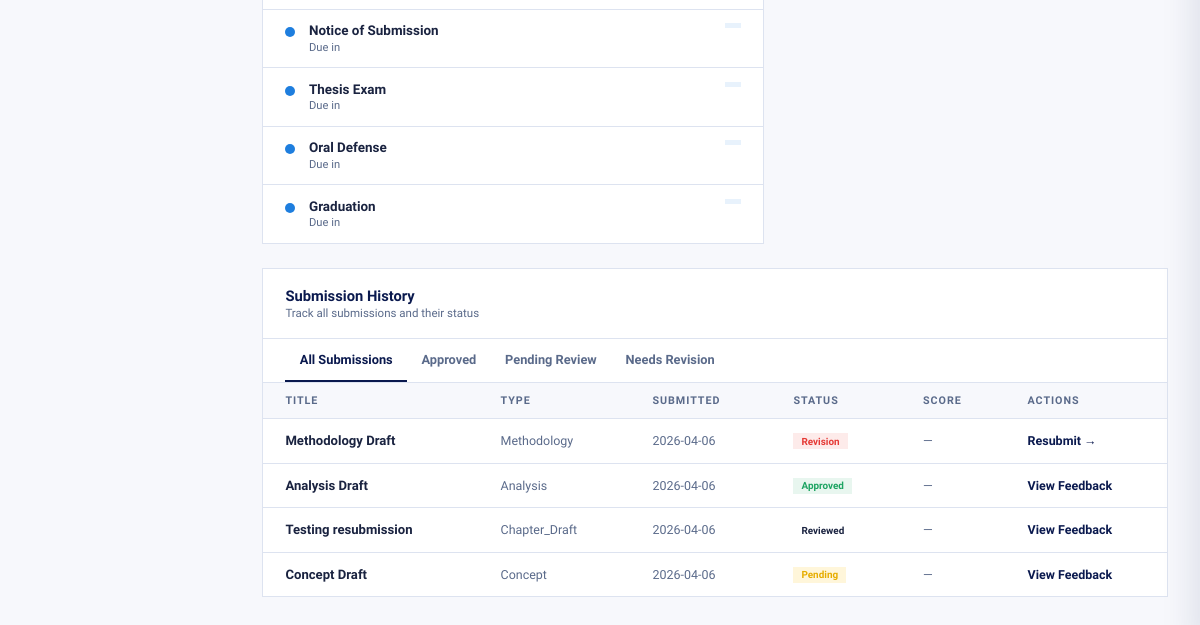
Page /students/dashboard/ (signed in, lower part) on the earlier database version.
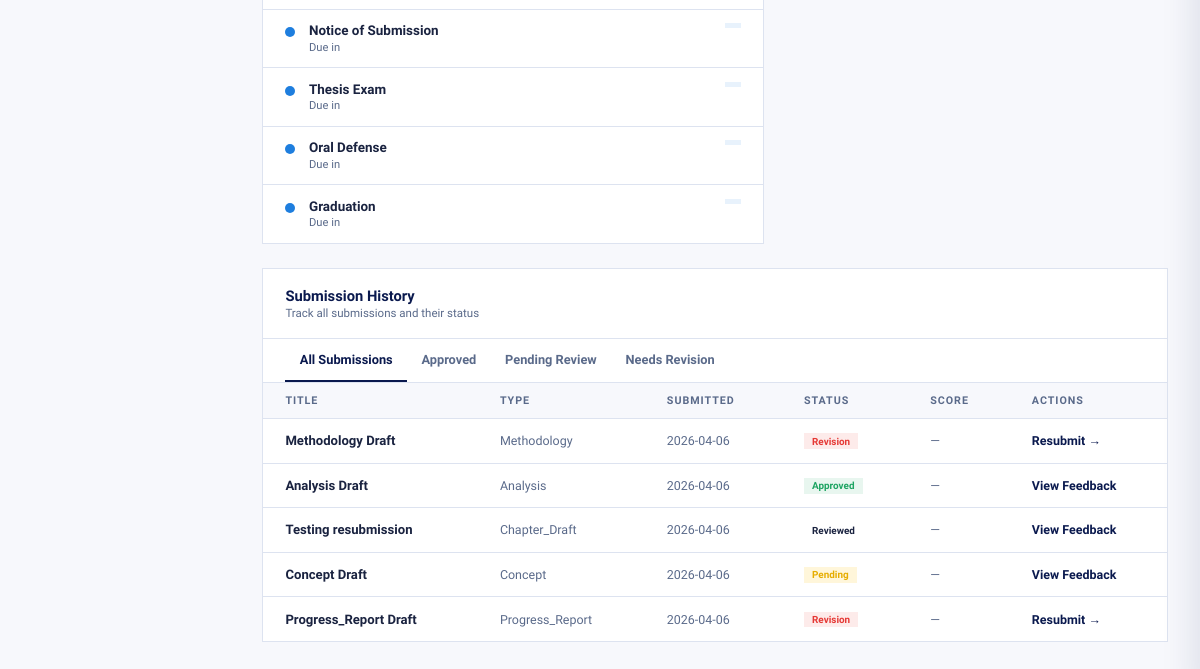
Same page on the later database version.
### pipeline/models.py (models this page shows, shortened)
class Milestone(models.Model):
    student = models.ForeignKey(Student, on_delete=models.CASCADE)
    title = models.CharField(max_length=255)
    description = models.TextField(null=True, blank=True)
    status = models.CharField(max_length=20, choices=[
        ('done', 'Done'),
        ('in_progress', 'In Progress'),
        ('upcoming', 'Upcoming'),
    ])
    date = models.DateField(null=True, blank=True)  # ✅ ADD THIS

### assessments/models.py (models this page shows, shortened)
class Submission(models.Model):
    TYPE_CHOICES = [
        ('concept_note', 'Concept Note'),
        ('proposal_draft', 'Proposal Draft'),
        ('proposal_final', 'Proposal Final'),
        ('chapter_draft', 'Chapter Draft'),
        ('chapter_revision', 'Chapter Revision'),
        ('full_thesis_draft', 'Full Thesis Draft'),
        ('final_thesis_submission', 'Final Thesis Submission'),
        ('presentation_slides', 'Presentation Slides'),
        ('research_paper', 'Research Paper'),
        ('progress_report', 'Progress Report'),
        ('dataset_appendices', 'Dataset / Appendices'),
    ]
    CHAPTER_CHOICES = [
        ('chapter_1', 'Chapter 1: Introduction'),
        ('chapter_2', 'Chapter 2: Literature Review'),
        ('chapter_3', 'Chapter 3: Methodology'),
        ('chapter_4', 'Chapter 4: Data Analysis'),
        ('chapter_5', 'Chapter 5: Discussion'),
        ('chapter_6', 'Chapter 6: Conclusion & Recommendations'),
        ('all_chapters', 'All Chapters'),
        ('proposal_document', 'Proposal Document'),
        ('not_applicable', 'Not Applicable'),
    ]
    STATUS_CHOICES = [
        ('submitted', 'Submitted'),
        ('reviewed', 'Reviewed'),
        ('approved', 'Approved'),
        ('pending', 'Pending'),
        ('revision', 'Needs Revision'),
    ]
    student = models.ForeignKey(Student, on_delete=models.CASCADE)
    title = models.CharField(max_length=255)
    type = models.CharField(max_length=50, choices=TYPE_CHOICES, default='chapter_draft')
    chapter = models.CharField(max_length=50, choices=CHAPTER_CHOICES, default='not_applicable', blank=True, null=True)
    file = models.FileField(upload_to='submissions/')
    submitted_at = models.DateTimeField(auto_now_add=True)
    status = models.CharField(max_length=20, choices=STATUS_CHOICES, default='submitted')
    notes = models.TextField(blank=True, null=True)
    stage = models.CharField(max_length=50, choices=PipelineStage.choices, default="concept_note")

### students/views.py (the view)
# urls.py: path('dashboard/', student_dashboard, name='student_dashboard'),
@login_required
def student_dashboard(request):
    student = get_object_or_404(Student, user=request.user)
    submissions = Submission.objects.filter(student=student)
    feedbacks = Feedback.objects.filter(
        submission__student=student
    ).select_related('submission')
    profile_form = StudentProfileForm(instance=student)
    if request.method == 'POST' and request.POST.get('profile_update'):
        profile_form = StudentProfileForm(request.POST, instance=student)
        if profile_form.is_valid():
            profile_form.save()
            messages.success(request, 'Profile updated successfully.')
            return redirect('student_dashboard')
    milestones = Milestone.objects.filter(student=student)
    notifications = Notification.objects.filter(user=request.user).order_by('-created_at')[:5]
    progress = StudentProgress.objects.filter(student=student).first()
    scores = {
        "Literature Review": feedbacks.filter(submission__type="literature").aggregate(avg=Avg("score"))["avg"] or 0,
        "Methodology": feedbacks.filter(submission__type="methodology").aggregate(avg=Avg("score"))["avg"] or 0,
        "Data Analysis": feedbacks.filter(submission__type="analysis").aggregate(avg=Avg("score"))["avg"] or 0,
        "Writing Quality": feedbacks.filter(submission__type="writing").aggregate(avg=Avg("score"))["avg"] or 0,
    }
    scores_labels = json.dumps(list(scores.keys()))
    scores_values = json.dumps([round(v, 1) for v in scores.values()])
    today = timezone.now().date()
    months = []
    progress_values = []
    total = milestones.count()
    completed = milestones.filter(status="done").count()
    in_progress = milestones.filter(status="in_progress").count()
    upcoming = milestones.filter(status="upcoming").count()
    progress_percent = int((completed / total) * 100) if total else 0
    for i in range(5, -1, -1):
        month_date = today - timedelta(days=30 * i)
        months.append(month_date.strftime("%b"))
        factor = (6 - i) / 6
        progress_values.append(int(progress_percent * factor))
    months_json = json.dumps(months)
    progress_values_json = json.dumps(progress_values)
    pipeline_order = [
        "Concept Note",
        "Proposal Seminar",
        "Ethics/NACOSTI",
        "Data & Analysis",
        "Notice of Submission",
        "Thesis Exam",
        "Oral Defense",
        "Graduation",
    ]
    milestone_dict = {m.title: m for m in milestones}
    pipeline_steps = []
    has_active = False
    for stage in pipeline_order:
        milestone = milestone_dict.get(stage)
        if milestone:
            if milestone.status == "done":
                status = "done"
            elif milestone.status in ["in_progress", "ongoing"] and not has_active:
                status = "active"
                has_active = True
            else:
                status = "pending"
        else:
            status = "pending"
        pipeline_steps.append({"title": stage, "status": status})
    if not has_active:
        for step in pipeline_steps:
            if step["status"] == "pending":
                step["status"] = "active"
                break
    active_step = next((s for s in pipeline_steps if s["status"] == "active"), None)
    active_index = pipeline_steps.index(active_step) + 1 if active_step else 0
    tasks_due_this_week = milestones.filter(status='upcoming').count()
    total_milestones = milestones.count()
    completed_milestones = milestones.filter(status='done').count()
    remaining_milestones = total_milestones - completed_milestones
    new_feedback = feedbacks.filter(is_read=False).count()
    current_gpa = round(sum([f.score for f in feedbacks if f.score]) / len([f for f in feedbacks if f.score]), 2) if feedbacks.exists() and any(f.score for f in feedbacks) else 0.0
    avg_score = round(current_gpa * 20, 1) if current_gpa > 0 else 0  # Convert GPA to percentage
    supervisor_rating = min(5.0, round(current_gpa / 20 * 5, 1)) if current_gpa > 0 else 0
    review_count = feedbacks.count()
    finance = get_finance_clearance(student)
    if student.supervisor:
        supervisor_name = student.supervisor.get_full_name() or student.supervisor.username
        supervisor_email = student.supervisor.email
    else:
        supervisor_name = "Assigned Supervisor"
        supervisor_email = "noreply@university.edu"
    initials = "".join([part[0] for part in supervisor_name.split()][:2]).upper()
    supervisor = {
        "name": supervisor_name,
        "email": supervisor_email,
        "initials": initials,
        "role": "Research Supervisor",
        "department": "Computer Science"
    }
    offset = 213.6 * (1 - progress_percent / 100)
    feedback_items = []
    for f in feedbacks.select_related('submission').order_by('-created_at'):
        if f.score is not None:
            if f.score >= 80:
                status = "approved"
            elif f.score >= 50:
                status = "revision"
            else:
                status = "revision"
        else:
            status = "pending"
        feedback_items.append({
            "title": f.submission.title,
            "chapter": f.submission.chapter,
            "message": f.comment,
            "score": f.score,
            "status": status,
            "date": f.created_at,
            "is_read": f.is_read,
        })
    current_stage_title = active_step["title"] if active_step else "Not started"
    current_stage_number = active_index
    stage_submissions = submissions.filter(type=current_stage_title).count()
    revision_count = submissions.filter(
        type=current_stage_title,
        status="revision"
    ).count()
    completed_steps = len([s for s in pipeline_steps if s["status"] == "done"])
    current_steps = len([s for s in pipeline_steps if s["status"] == "active"])
    pending_steps = len([s for s in pipeline_steps if s["status"] == "pending"])
    bookings = student.bookings.all().order_by('date')
    context = {
        "student": student,
        "submissions": submissions,
        "feedbacks": feedbacks,
        'milestones': milestones.order_by('date'),
        "notifications": notifications,
        "progress": progress,
        "pending_tasks": tasks_due_this_week,
        "completed_milestones": completed_milestones,
        "total_milestones": total_milestones,
        "new_feedback": new_feedback,
        "pipeline_steps": pipeline_steps,
        "active_step": active_step,
        "active_index": active_index,
        "months": months_json,
        "progress_values": progress_values_json,
        "scores_labels": scores_labels,
        "scores_values": scores_values,
        "finance": finance,
        "supervisor": supervisor,
        "in_progress_milestones": in_progress,
        "upcoming_milestones": upcoming,
        "current_stage": progress.current_stage if progress else None,
        "context_feedbacks": feedback_items,
        "unread_feedback_count": feedbacks.filter(is_read=False).count(),
        "current_stage_title": current_stage_title,
        "current_stage_number": current_stage_number,
        "total_stages": len(pipeline_steps),
        "stage_submissions": stage_submissions,
        "revision_count": revision_count,
        "completed_steps": completed_steps,
        "current_steps": current_steps,
        "pending_steps": pending_steps,
        "bookings": bookings,
        "submission_form": SubmissionForm(),
        "presentation_booking_form": PresentationBookingForm(),
        "student_profile_form": profile_form,
    }
    context["circle_offset"] = round(offset, 1)
    context["in_progress_percent"] = int((in_progress / total) * 100) if total else 0
    context["upcoming_percent"] = int((upcoming / total) * 100) if total else 0
    context["remaining_milestones"] = remaining_milestones
    context["in_progress_text"] = f"{in_progress} in progress"
    context["current_gpa"] = current_gpa
    context["avg_score"] = avg_score
    context["supervisor_rating"] = supervisor_rating
    context["review_count"] = review_count
    return render(request, "students/student.html", context)

### erp_integration/services.py (called while the page is built)
def get_finance_clearance(student):
    record = FinanceRecord.objects.filter(student=student).first()
    if not record:
        return {
            "status": "pending",
            "reference": None,
            "comments": "No finance record found.",
        }
    return {
        "status": record.status,
        "reference": record.reference,
        "comments": record.comments,
    }

### templates/students/student.html (shortened to what the changed rows need)
{% load static %}
<!DOCTYPE html>
<html lang="en">
<head>
</head>
<body>
<main>
  <div class="content">
    <div class="page active" id="page-dashboard">
      <div class="two-col">
    <div class="card">
        {% for milestone in milestones %}
        <div class="task-item">
            <div class="task-dot td-{% if milestone.status == 'done' %}done{% elif milestone.priority == 'high' %}high{% elif milestone.priority == 'medium' %}med{% else %}low{% endif %}"></div>
            <div class="task-body">
                <div class="task-title {% if milestone.status == 'done' %}struck{% endif %}">{{ milestone.title }}</div>
                <div class="task-meta">
                    {% if milestone.status == 'done' %}
                        Completed {{ milestone.completed_at|timesince }} ago
                    {% else %}
                        Due in {{ milestone.due_date|timeuntil }}
                    {% endif %}
                </div>
            </div>
            <span class="pill pill-{% if milestone.status == 'done' %}done{% elif milestone.priority == 'high' %}high{% elif milestone.priority == 'medium' %}med{% else %}low{% endif %}">
            </span>
        </div>
        {% empty %}
        <div class="task-item">
            <div class="task-body"><div class="task-title">No upcoming tasks</div></div>
        </div>
        {% endfor %}
    </div>
</div>
      <div class="card" style="margin-bottom:1.5rem">
    <div id="st-all" class="tab-pane active">
        <div class="tbl-wrap">
            <table>
                <thead>
                    <tr>
                        <th>Title</th>
                        <th>Type</th>
                        <th>Submitted</th>
                        <th>Status</th>
                        <th>Score</th>
                        <th>Actions</th>
                    </tr>
                </thead>
                <tbody>
                    {% for sub in submissions %}
                    <tr>
                        <td class="td-title">{{ sub.title }}</td>
                        <td class="td-muted">{{ sub.type|title }}</td>
                        <td class="td-muted">{{ sub.submitted_at|date:"Y-m-d" }}</td>
                        <td>
                            <span class="pill
                                {% if sub.status == 'approved' %}pill-approved
                                {% elif sub.status == 'pending' %}pill-pending
                                {% elif sub.status == 'revision' %}pill-revision
                                {% endif %}">
                                {{ sub.status|title }}
                            </span>
                        </td>
                        <td>
    {% if sub.score %}
        {% if sub.score >= 85 %}
            <span class="score-good">{{ sub.score }}%</span>
        {% elif sub.score >= 70 %}
            <span class="score-ok">{{ sub.score }}%</span>
        {% else %}
            <span class="score-low">{{ sub.score }}%</span>
        {% endif %}
    {% else %}
        <span class="td-muted">—</span>
    {% endif %}
</td>
                        <td>
                            {% if sub.status == 'revision' %}
                                <a class="link-btn" onclick="openM('modal-submit')">Resubmit →</a>
                            {% else %}
                                <a class="link-btn" onclick="showPage('page-feedback')">View Feedback</a>
                            {% endif %}
                        </td>
                    </tr>
                    {% empty %}
                    <tr>
                        <td colspan="6" class="td-muted">No submissions found</td>
                    </tr>
                    {% endfor %}
                </tbody>
            </table>
        </div>
    </div>
</div>
    </div>
  </div>
</main>
</body>
</html>

Differences in the rows shown:
added Submission: title "Progress_Report Draft", type "Progress_Report", submitted_at "2026-04-06", status "Revision", shows "Resubmit →"
